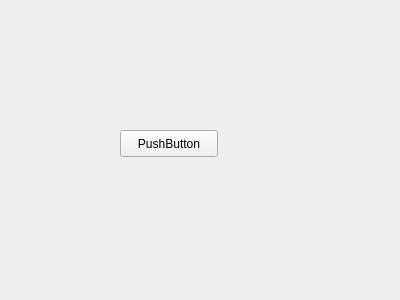
<?xml version="1.0" encoding="UTF-8"?>
<ui version="4.0">
 <class>MyPlugin</class>
 <widget class="QWidget" name="MyPlugin">
  <property name="geometry">
   <rect>
    <x>0</x>
    <y>0</y>
    <width>400</width>
    <height>300</height>
   </rect>
  </property>
  <property name="windowTitle">
   <string>Form</string>
  </property>
  <widget class="QPushButton" name="pushButton">
   <property name="geometry">
    <rect>
     <x>120</x>
     <y>130</y>
     <width>98</width>
     <height>27</height>
    </rect>
   </property>
   <property name="text">
    <string>PushButton</string>
   </property>
  </widget>
 </widget>
 <resources/>
 <connections/>
</ui>
